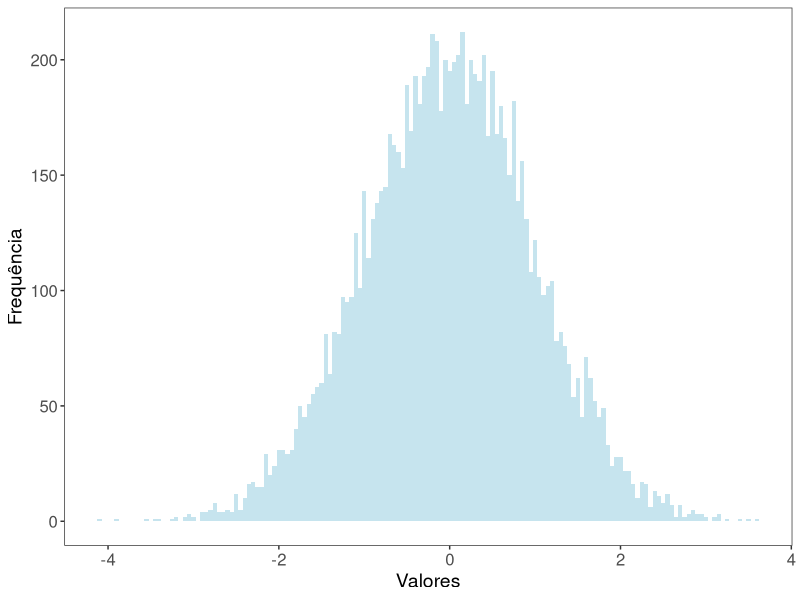
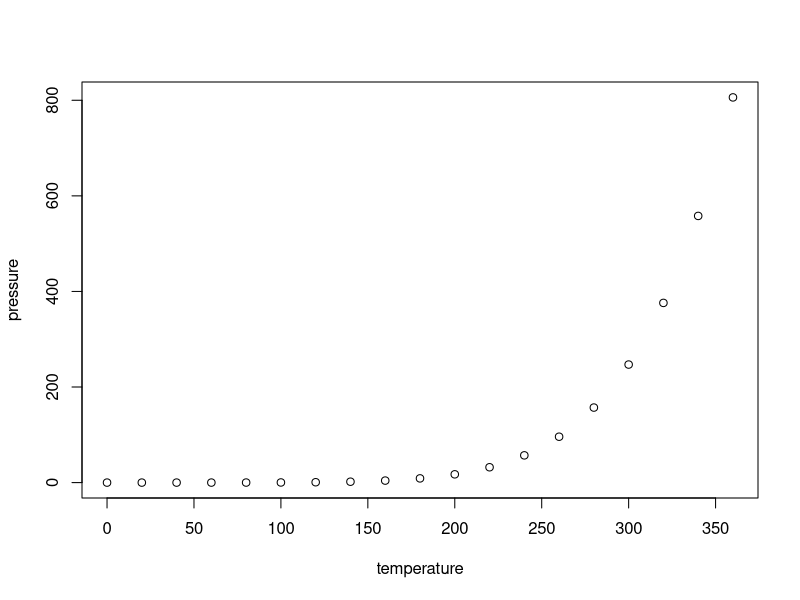

These charts were generated, in order, by the following R code:
## ---- chunk 1
knitr::opts_chunk$set(echo = TRUE)
## ---- chunk 2
#install.packages("ggplot2")
library(ggplot2)
a <- as.data.frame(rnorm(10000))
b <- as.data.frame(rnorm(1000))
c <- cbind(a,b)

ggplot(data = a) +
  geom_histogram(bins = 30, aes(x = rnorm(10000)), alpha = .7, fill = "lightblue", binwidth = .05) +
  ylab("Frequência") +
  xlab("Valores") +
  theme_bw() +
  theme(panel.grid = element_blank(),
        axis.text = element_text(size = 12), 
        text = element_text(size = 14))


## ---- chunk 3
summary(cars)
## ---- chunk 4
plot(pressure)
